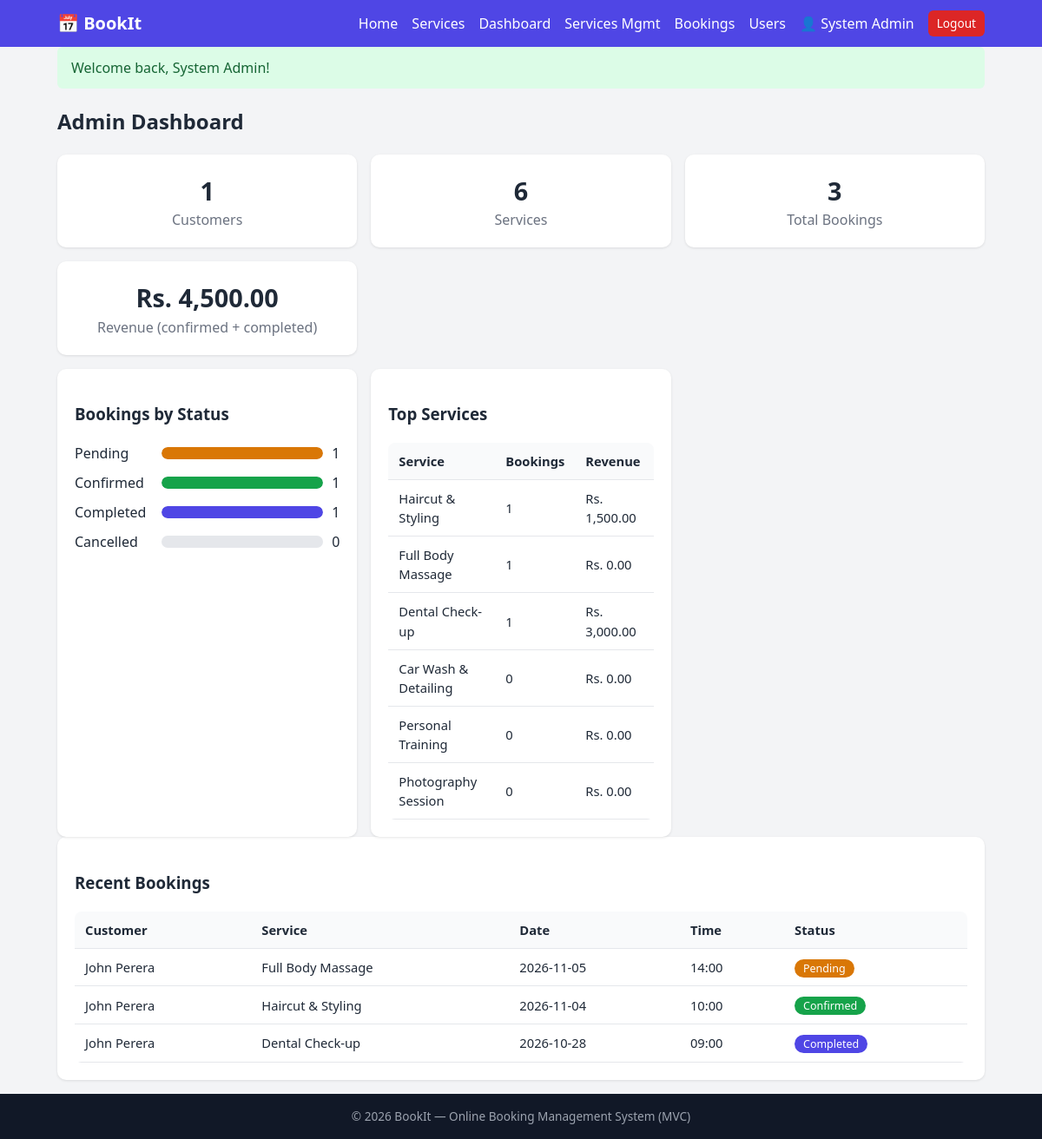
The app's page /index.php?url=admin/dashboard (signed in) with its own data.
### tables this page shows
CREATE TABLE bookings (
    id INT AUTO_INCREMENT PRIMARY KEY,
    user_id INT NOT NULL,
    service_id INT NOT NULL,
    booking_date DATE NOT NULL,
    booking_time TIME NOT NULL,
    notes VARCHAR(255) DEFAULT NULL,
    status ENUM('pending','confirmed','completed','cancelled') NOT NULL DEFAULT 'pending',
    created_at TIMESTAMP DEFAULT CURRENT_TIMESTAMP,
    INDEX idx_slot (service_id, booking_date, booking_time),
    FOREIGN KEY (user_id) REFERENCES users(id) ON DELETE CASCADE,
    FOREIGN KEY (service_id) REFERENCES services(id) ON DELETE RESTRICT
);

CREATE TABLE users (
    id INT AUTO_INCREMENT PRIMARY KEY,
    name VARCHAR(100) NOT NULL,
    email VARCHAR(120) NOT NULL UNIQUE,
    phone VARCHAR(20) DEFAULT NULL,
    password VARCHAR(255) NOT NULL,
    role ENUM('admin','customer') NOT NULL DEFAULT 'customer',
    created_at TIMESTAMP DEFAULT CURRENT_TIMESTAMP
);

CREATE TABLE services (
    id INT AUTO_INCREMENT PRIMARY KEY,
    name VARCHAR(120) NOT NULL,
    category VARCHAR(60) NOT NULL,
    description TEXT,
    price DECIMAL(10,2) NOT NULL DEFAULT 0,
    duration_minutes INT NOT NULL DEFAULT 60,
    is_active TINYINT(1) NOT NULL DEFAULT 1,
    created_at TIMESTAMP DEFAULT CURRENT_TIMESTAMP
);

### core/Controller.php (called while the page is built, shortened)
<?php
abstract class Controller {
    protected function view($view, $data = []) {
        extract($data);
        require __DIR__ . '/../views/layout/header.php';
        require __DIR__ . "/../views/$view.php";
        require __DIR__ . '/../views/layout/footer.php';
    }
}

### controllers/AdminController.php (called while the page is built, shortened)
<?php
class AdminController extends Controller {
    public function dashboard() {
        $b = $this->model('Booking');
        $this->view('admin/dashboard', [
            'title' => 'Dashboard',
            'counts' => $b->statusCounts(),
            'revenue' => $b->revenue(),
            'perService' => $b->perService(),
            'customers' => $this->model('User')->countCustomers(),
            'services' => $this->model('Service')->count(),
            'recent' => array_slice($b->all(), 0, 5),
        ]);
    }
}

### core/App.php (called while the page is built, shortened)
<?php
class App {
    public function __construct() {
        $parts = isset($_GET['url']) ? explode('/', trim($_GET['url'], '/')) : [];
        $controller = new $class();
        $method = !empty($parts[1]) ? preg_replace('/[^a-zA-Z0-9_]/', '', $parts[1]) : 'index';
        call_user_func_array([$controller, $method], array_slice($parts, 2));
    }
}

### index.php (called while the page is built, shortened)
<?php
require_once __DIR__ . '/core/helpers.php';
spl_autoload_register(function ($class) {
    foreach (['core', 'controllers', 'models'] as $dir) {
        $file = __DIR__ . "/$dir/$class.php";
        if (file_exists($file)) { require_once $file; return; }
    }
});
new App();

### core/helpers.php (called while the page is built, shortened)
<?php
function e($v)             { return htmlspecialchars((string)$v, ENT_QUOTES, 'UTF-8'); }

### models/Booking.php (called while the page is built, shortened)
<?php
class Booking extends Model {
    public function all($status = '', $search = '') {
        $sql = self::BASE . ' WHERE 1=1';
        $p = [];
        $s = $this->db->prepare($sql . ' ORDER BY b.booking_date DESC, b.booking_time DESC');
        $s->execute($p);
        return $s->fetchAll();
    }
    public function perService() {
        return $this->db->query("SELECT s.name, COUNT(b.id) total, COALESCE(SUM(CASE WHEN b.status IN ('confirmed','completed') THEN s.price END),0) revenue
                                 FROM services s LEFT JOIN bookings b ON b.service_id=s.id AND b.status<>'cancelled'
                                 GROUP BY s.id ORDER BY total DESC LIMIT 6")->fetchAll();
    }
}

### core/Model.php (called while the page is built, shortened)
<?php
abstract class Model {
    public function __construct() { $this->db = Database::connect(); }
}

### core/Database.php (called while the page is built)
<?php
class Database {
    private static $pdo = null;
    public static function connect() {
        if (self::$pdo === null) {
            try {
                self::$pdo = new PDO(
                    'mysql:host=' . DB_HOST . ';dbname=' . DB_NAME . ';charset=utf8mb4',
                    DB_USER, DB_PASS,
                    [PDO::ATTR_ERRMODE => PDO::ERRMODE_EXCEPTION,
                     PDO::ATTR_DEFAULT_FETCH_MODE => PDO::FETCH_ASSOC,
                     PDO::ATTR_EMULATE_PREPARES => false]
                );
            } catch (PDOException $e) {
                die('Database connection failed: ' . $e->getMessage());
            }
        }
        return self::$pdo;
    }
}

### views/admin/dashboard.php (the view)
<h2>Admin Dashboard</h2>
<div class="grid stats">
  <div class="card stat"><span><?= $customers ?></span>Customers</div>
  <div class="card stat"><span><?= $services ?></span>Services</div>
  <div class="card stat"><span><?= array_sum($counts) ?></span>Total Bookings</div>
  <div class="card stat"><span>Rs. <?= number_format($revenue, 2) ?></span>Revenue (confirmed + completed)</div>
</div>
<div class="grid">
  <div class="card">
    <h3>Bookings by Status</h3>
    <?php $max = max(1, max($counts)); foreach ($counts as $st => $n): ?>
      <div class="bar-row">
        <span class="bar-label"><?= e(ucfirst($st)) ?></span>
        <div class="bar"><div class="bar-fill s-<?= e($st) ?>" style="width:<?= round($n / $max * 100) ?>%"></div></div>
        <span><?= $n ?></span>
      </div>
    <?php endforeach; ?>
  </div>
  <div class="card">
    <h3>Top Services</h3>
    <table>
      <tr><th>Service</th><th>Bookings</th><th>Revenue</th></tr>
      <?php foreach ($perService as $p): ?>
        <tr><td><?= e($p['name']) ?></td><td><?= (int)$p['total'] ?></td><td>Rs. <?= number_format($p['revenue'], 2) ?></td></tr>
      <?php endforeach; ?>
    </table>
  </div>
</div>
<div class="card">
  <h3>Recent Bookings</h3>
  <table>
    <tr><th>Customer</th><th>Service</th><th>Date</th><th>Time</th><th>Status</th></tr>
    <?php foreach ($recent as $b): ?>
      <tr><td><?= e($b['customer_name']) ?></td><td><?= e($b['service_name']) ?></td>
          <td><?= e($b['booking_date']) ?></td><td><?= e(substr($b['booking_time'], 0, 5)) ?></td>
          <td><span class="status s-<?= e($b['status']) ?>"><?= e($b['status']) ?></span></td></tr>
    <?php endforeach; ?>
  </table>
</div>

### assets/css/style.css (style rules this page uses)
:root { --primary:#4f46e5;--primary-d:#4338ca;--bg:#f3f4f6;--card:#fff;--text:#1f2937;--muted:#6b7280;--danger:#dc2626;--ok:#16a34a;--warn:#d97706 }
* { box-sizing:border-box }
body { margin:0;font-family:Segoe UI,Roboto,Arial,sans-serif;background:var(--bg);color:var(--text);line-height:1.5;display:flex;flex-direction:column;min-height:100vh }
.card { background:var(--card);border-radius:10px;padding:20px;box-shadow:0 1px 3px rgba(0,0,0,.1);margin-bottom:16px }
.grid { display:grid;grid-template-columns:repeat(auto-fill,minmax(280px,1fr));gap:16px }
.grid .card { margin-bottom:0 }
.stats { margin-bottom:16px }
.stat { text-align:center;color:var(--muted) }
.stat span { display:block;font-size:1.8rem;font-weight:700;color:var(--text) }
table { width:100%;border-collapse:collapse;background:#fff;border-radius:8px;overflow:hidden }
th,td { padding:10px 12px;text-align:left;border-bottom:1px solid #e5e7eb;font-size:.92rem }
th { background:#f9fafb }
.status { padding:2px 10px;border-radius:99px;font-size:.78rem;text-transform:capitalize;color:#fff;background:var(--muted) }
.s-pending { background:var(--warn) }
.s-confirmed { background:var(--ok) }
.s-completed { background:var(--primary) }
.bar-row { display:flex;align-items:center;gap:10px;margin:10px 0 }
.bar-label { width:90px }
.bar { flex:1;background:#e5e7eb;border-radius:99px;height:14px;overflow:hidden }
.bar-fill { height:100%;border-radius:99px }

### records on screen
bookings: user.name "John Perera", service.name "Full Body Massage", booking_date "2026-11-05", booking_time "14:00", status "Pending"
bookings: user.name "John Perera", service.name "Haircut & Styling", booking_date "2026-11-04", booking_time "10:00", status "Confirmed"
bookings: user.name "John Perera", service.name "Dental Check-up", booking_date "2026-10-28", booking_time "09:00", status "Completed"

### other values on screen
APP_NAME "BookIt"
current_user()['name'] "System Admin"
$msg "Welcome back, System Admin!"
$customers "1"
$services "6"
array_sum($counts) "3"
$revenue "4,500.00"
$st "Pending"
$n "1"
$st "Confirmed"
$st "Completed"
$st "Cancelled"
$n "0"
$p['name'] "Haircut & Styling"
$p['total'] "1"
